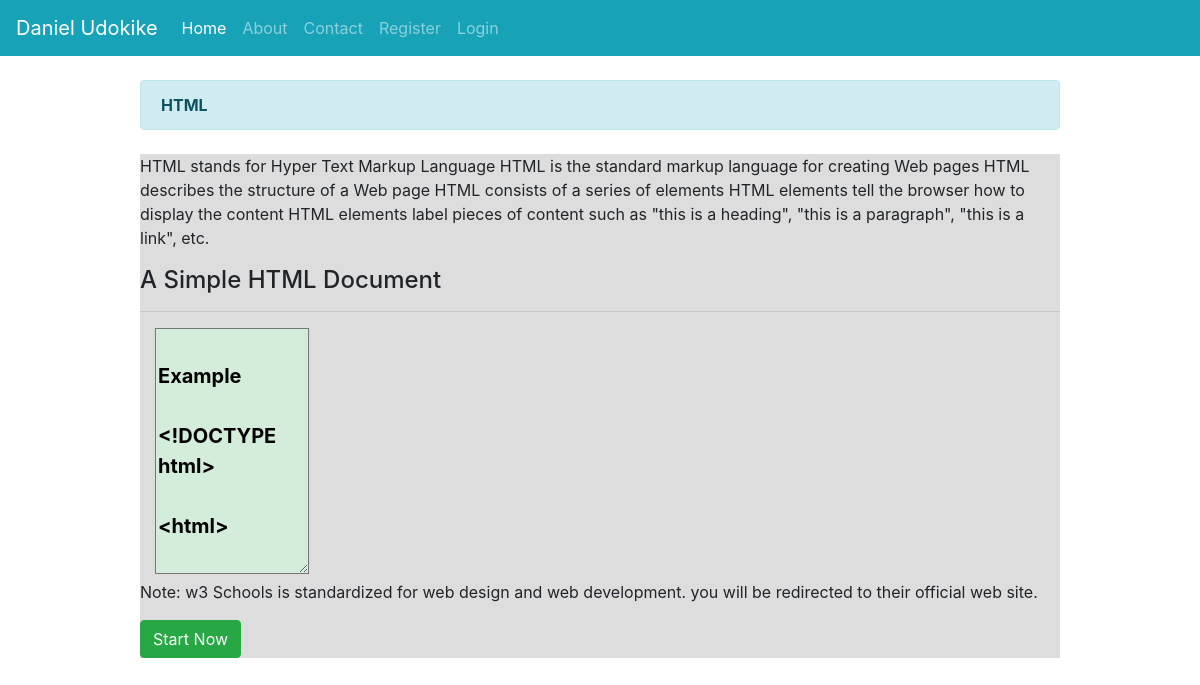
Page /web_class/tutorial/HTML/ on the committed database.
### webapp/models.py (models this page shows, shortened)
class CourseDetails(models.Model):
    title = models.CharField(max_length=200)
    course_details = models.TextField()

### webapp/views.py (the view)
# urls.py: path('web_class/tutorial/<str:course_name>/', tutorial_page_view, name='course_details')
def tutorial_page_view(request, course_name):
    course = get_object_or_404(CourseDetails, title=course_name)
    template = 'webapp/account/tutorial_display.html'
    context = {
        'course': course,
    }
    return render(request, template, context)

### templates/webapp/account/tutorial_display.html (shortened to what this page needs)
{% extends 'webapp/base.html' %}
{% load static %}
{% block content %}
      <div class="row">
          <div style="margin: auto;" class="col-sm-10">
          <div class="alert alert-info my-4">
              <strong>{{ course.title }}</strong>
          </div>
          {% if course.title == 'HTML' %}
            <div  style="background-color: #ddd;" id="tutorials-course">
                <div class="course-section">
                    <div class="course-text">
                        <div><p>{{ course.course_details }}</p></div>
                        <h4>A Simple HTML Document</h4>
                        <hr>
                        <div class="col-md-6">
                        <textarea style=" font-weight: bold; background-color:#d4edda; font-size: 20px;" name="html_tags" id="html_tage" cols="10" rows="8">
                              Example
                            <!DOCTYPE html>
                            <html>
                            <head>
                            <title>Page Title</title>
                            </head>
                            <body>
                            <h1>My First Heading</h1>
                            <p>My first paragraph.</p>
                            </body>
                            </html>
                            Example Explained
                                The <!DOCTYPE html> declaration defines that this document is an HTML5 document
                                The <html> element is the root element of an HTML page
                                The <head> element contains meta information about the HTML page
                                The <title> element specifies a title for the HTML page (which is shown in the browser's title bar or in the page's tab)
                                The <body> element defines the document's body, and is a container for all the visible contents, such as headings, paragraphs, images, hyperlinks, tables, lists, etc.
                                The <h1> element defines a large heading
                                The <p> element defines a paragraph
                            What is an HTML Element?
                            An HTML element is defined by a start tag, some content, and an end tag:
                            <tagname>Content goes here...</tagname>
                            The HTML element is everything from the start tag to the end tag:
                            <h1>My First Heading</h1>
                            <p>My first paragraph.</p>
                            Start tag 	Element content 	End tag
                            <h1> 	My First Heading 	</h1>
                            <p> 	My first paragraph. 	</p>
                            <br> 	none 	none
                        </textarea>
                    </div>
                        <p class="description">
                            Note: w3 Schools is standardized for web design and web development. you will be redirected to their official web site.
                        </p>
                        <a class="btn btn-success" href="https://www.w3schools.com/html/default.asp" target="_blank">Start Now</a>
                    </div>
                </div>
            </div>
          {% endif %}
      </div>
      </div>
{% endblock content %}

### rows in the picture
CourseDetails: title "HTML", course_details "HTML stands for Hyper Text Markup Language HTML is the standard markup language for creating Web pages HTML describes the structure of a Web page HTML consists of a series of elements HTML elements tell the browser how to display the content HTML elements label pieces of content such as \"this is a heading\", \"this is a paragraph\", \"this is a link\", etc."
